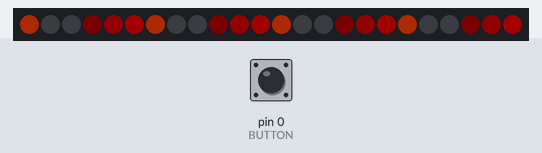
A sketch run on a simulated Arduino Uno, built with avr-gcc and run on an emulated ATmega328P. On the bench: 24 RGB LEDs in strip order, left to right. Inputs (shaded band) come from the test bench; at power-on: pin 0 (BUTTON) HIGH. Dim RGB values are drawn brighter than linear; random numbers use the default seed unless the sketch sets one.

Above: at 1.2 s.
1.3 s: pin 0 (BUTTON) pulled LOW for 0.15 s
At 1.68 s:
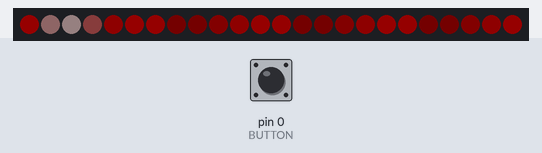
2.0 s: pin 0 (BUTTON) pulsed LOW 2 times (0.12 s each, 0.3 s apart)
At 2.59 s:
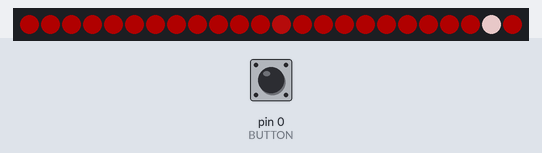
5.5 s: pin 0 (BUTTON) pulled LOW for 1 s
7.1 s: pin 0 (BUTTON) pulsed LOW 5 times (0.12 s each, 0.3 s apart)
At 9.11 s:
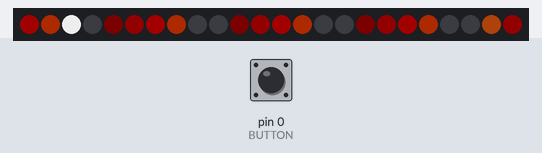
11.6 s: pin 0 (BUTTON) pulled LOW for 0.15 s
At 11.84 s:
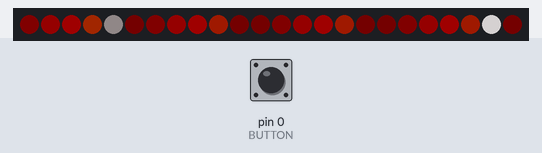
12.3 s: pin 0 (BUTTON) pulled LOW for 1 s
At 19.7 s:
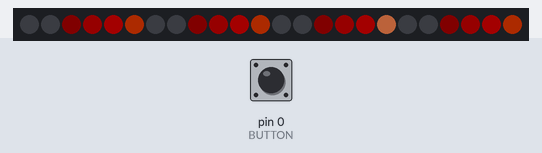

The sketch:

brakelight.ino
```cpp
/**
 * 24-pixel ring on my backpack.
 * Cycles through a few patterns.
 */
#include <Adafruit_NeoPixel.h>

#define NUM_PIXELS 24
#define PIN 6

#define BUTTON 0

// Parameter 1 = number of pixels in strip
// Parameter 2 = pin number (most are valid)
// Parameter 3 = pixel type flags, add together as needed:
//   NEO_KHZ800  800 KHz bitstream (most NeoPixel products w/WS2812 LEDs)
//   NEO_KHZ400  400 KHz (classic 'v1' (not v2) FLORA pixels, WS2811 drivers)
//   NEO_GRB     Pixels are wired for GRB bitstream (most NeoPixel products)
//   NEO_RGB     Pixels are wired for RGB bitstream (v1 FLORA pixels, not v2)
Adafruit_NeoPixel strip = Adafruit_NeoPixel(NUM_PIXELS, PIN, NEO_GRB + NEO_KHZ800);

void setup()
{
  pinMode(BUTTON, INPUT_PULLUP);
  strip.begin();
  strip.show(); // Initialize all pixels to 'off'
}

uint8_t red = 0;
uint8_t green = 0;
uint8_t blue = 0;
uint8_t pos = 0;
uint8_t skip = 0;


static const uint8_t palette[][4] PROGMEM =
{
#if 0
	{ 128,   0,   0 },
	{ 128, 128,   0 },
	{   0, 128,   0 },
	{   0, 128, 128 },
	{ 128, 128, 128 },
	{ 128,   0, 128 },
#endif

#if 0
	{  50,   0,   0 },
	{ 100,   0,   0 },
	{   0,  50,   0 },
	{   0, 100,   0 },
	{   0,   0,  50 },
	{   0,   0, 100 },
#endif

#if 1
	//http://www.colourlovers.com/palette/1473/Ocean_Five
	{ 0, 160, 176 },
	{ 0, 160, 176 },
	{ 0, 160, 176 },
	{ 106, 74, 60 },
	{ 106, 74, 60 },
	{ 106, 74, 60 },
	{ 204, 51, 63 },
	{ 204, 51, 63 },
	{ 204, 51, 63 },
	{ 235, 104, 65 },
	{ 235, 104, 65 },
	{ 235, 104, 65 },
	{ 237, 201, 81 },
	{ 237, 201, 81 },
	{ 237, 201, 81 },
#endif

#if 0
	// http://www.colourlovers.com/palette/3419536/Hot_Pink_Print_Short
	{ 226, 31, 128 },
	{ 73, 1, 51 },
	{ 214, 140, 204 },
	{ 227, 252, 160 },
	{ 71, 219, 253 },
#endif
};


static void
blend(
	unsigned i,
	int smooth,
	int red,
	int green,
	int blue
)
{
	uint32_t c = strip.getPixelColor(i);
	int r = (c >> 16) & 0xFF;
	int g = (c >>  8) & 0xFF;
	int b = (c >>  0) & 0xFF;

	r = (r * smooth + red) / (smooth+1);
	g = (g * smooth + green) / (smooth+1);
	b = (b * smooth + blue) / (smooth+1);

	strip.setPixelColor(i, r, g, b);
}


static void
sparkle(
	int chance
)
{
	if (random(chance) == 0)
		strip.setPixelColor(random(NUM_PIXELS), 255, 255, 255);
}


void circle_pattern(void)
{
	for (int i = 0 ; i < NUM_PIXELS ; i++)
	{
		blend(i, 30, red, green, blue);
	}

	blend(pos, 30, 128, 128, 128);

	red = (red + 1) % 64;
	//green++;

	if (++skip >= 8)
	{
		skip = 0;
		if (++pos == NUM_PIXELS)
			pos = 0;
	}

	strip.show();
	delay(10);
}


static const uint32_t colors[] =
{
	0x400000,
	0x400000,
	0x402000,
	0x402000,
	0x400020,
	0x400020,
};

void multichase_pattern(void)
{
	red = 64;
	blue = 0;
	green = 0;

	for (int i = 0 ; i < NUM_PIXELS ; i++)
	{
		if (i % 6 == pos)
			blend(i, 8, 64, 20, 0);
		else
			blend(i, 100, 0, 0, 0);
	}

	if (++skip >= 16)
	{
		pos = (pos + 1) % 6;
		skip = 0;
	}

	sparkle(400);

	strip.show();
	delay(1);
}


static unsigned start_pixel = 0;

void pulse_pattern(void)
{
	red = 64;
	blue = 0;
	green = 0;

	++skip;

	if ((0 <= skip && skip < 48) || (96 <= skip && skip < 96+48))
	{
		unsigned phase = skip % 48;
		if (phase == 0)
			start_pixel = random(NUM_PIXELS);

		if (phase > NUM_PIXELS)
			phase = NUM_PIXELS;

		for (int i = 0 ; i < phase ; i++)
			blend(
				(i+start_pixel) % NUM_PIXELS,
				8,
				red, green, blue
			);
	} else
	{
		if (skip > 300)
			skip = 0;
		for (int i = 0 ; i < NUM_PIXELS ; i++)
			blend(i, 30, 0, 0, 0);
	}

	sparkle(200);

	strip.show();
	delay(1);
}


typedef void (*function_t)(void);

static function_t patterns[] = {
	circle_pattern,
	multichase_pattern,
	pulse_pattern,
};

static const unsigned num_patterns = sizeof(patterns)/sizeof(*patterns);

static uint8_t brightness = 255;
static uint8_t last_read;

void
loop()
{
	for (int i = 0 ; i < num_patterns; i++)
	{
		function_t pattern = patterns[random(num_patterns)];
		//function_t pattern = patterns[i];

		for (int len = 0 ; len < 2048 ; len++)
		{
			if (digitalRead(BUTTON) == 0)
			{
				if (last_read == 0)
				{
					last_read = 1;
					//brightness = (brightness + 64) % 256;
					//strip.setBrightness(brightness);
					break;
				}
			} else {
				last_read = 0;
			}

			pattern();
		}
	}
}
```
